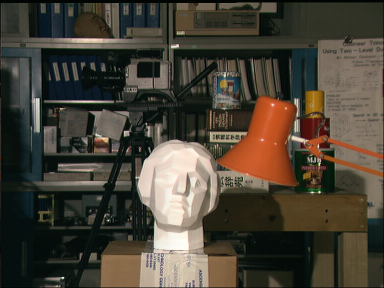
#> input picture matlab/SemiGlobalMathingImplementation-master/image_left.png, 384 x 288 px, given in place of im0.png, which was not available
$ python main_mdaSGM.py
#> lines starting #> are read from the running program, lines starting #| are printed output that depends on the picture; pictures that were not available may be replaced by others from this repository, and a replacement may not be noted
#!/usr/bin/env python3 -*- coding: utf-8 -*-
"""
Created on Thu Nov 15 12:35:53 2018
Mono-Depth Adapted SGM
@author: Max Hoedel, 2018

"""
import sys
import numpy as np
#import scipy as sp
from scipy import ndimage
import matplotlib.pyplot as plt
import matplotlib.image as img
import csv

# [5 lines of commented-out code are left out]

imL = img.imread('im0.png')
#> imL is the input picture: shape (288, 384, 3) float32; mean R, G, B 0.287, 0.261, 0.214
imR = img.imread('im1.png')
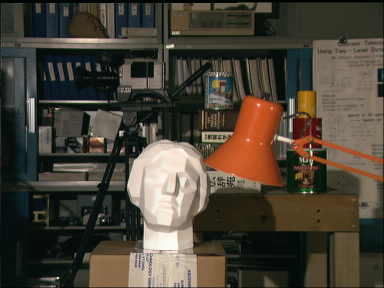
#> input picture matlab/SemiGlobalMathingImplementation-master/image_right.png, 384 x 288 px, given in place of im1.png, which was not available
#> imR is the input picture: shape (288, 384, 3) float32; mean R, G, B 0.291, 0.264, 0.216
dispGT = plt.imread('disparity_map.tiff')  # Ground trutgh
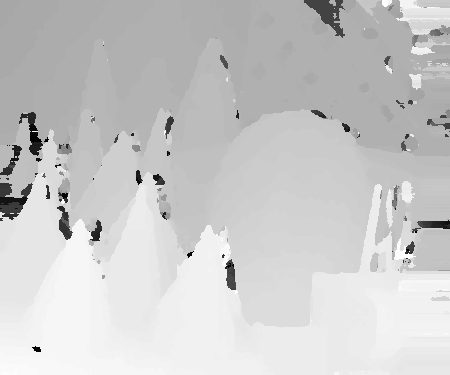
#> input picture disparity_map.tiff, 450 x 375 px
#> dispGT is the input picture: shape (375, 450); min 0, max 255, mean 201.7
# Imread appears to normalize images, resolve to original 0-255 range (opt.):
imL[:,:,:] *= 255
imR[:,:,:] *= 255

# Convert to grayscale (retain int)
# r, g, b = imL[:,:,0], imL[:,:,1], imL[:,:,2]
imL = 0.2989 * imL[:,:,0] + 0.5870 * imL[:,:,1] + 0.1140 * imL[:,:,2]
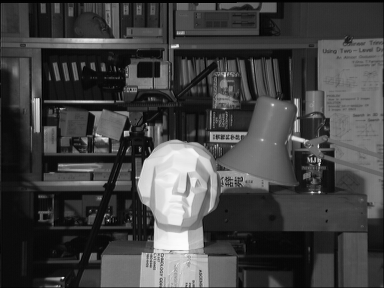
#> imL: shape (288, 384) float32; min 0, max 253, mean 67.2
imL = imL.astype(int)
imR = 0.2989 * imR[:,:,0] + 0.5870 * imR[:,:,1] + 0.1140 * imR[:,:,2]
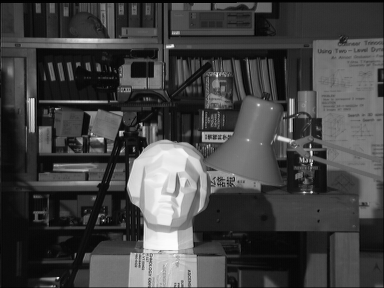
#> imR: shape (288, 384) float32; min 0, max 253.4, mean 67.9
imR = imR.astype(int)

# Downsample for processing (full, 1/2, 1/4)   Fnc: https://stackoverflow.com/questions/18666014/downsample-array-in-python
# !! Interpolation may not be correct downsampling method
#imL = ndimage.interpolation.zoom(imL, 0.125)
#imR = ndimage.interpolation.zoom(imR, 0.125)

# Display preprpcessed images:
plt.figure()
plt.imshow(imL,cmap='gray')
plt.show()

# Calculate raw cost ("use dynamic programming to force pixel matching "globally" along scanline)
# "make a decision about all matches along scanline at once"
# matching scanlines is important! "Matching by a path"
# From left to right, minimize cost SUM_x1->n c(x,y,d) along each scanline
# Scanline-wise disparity maps are generally streaky, consider homogeneity-criteria

## Define variables for SGM
r,c = np.shape(imL)
#> r = 288; c = 384
dLs = 65                # 125 should cover most movement

# Enforce odd mask size
if dLs % 2 == 0:
    print('ERROR: mask Size ("dLs") must be odd!')
    sys.exit(1)
crop = int((dLs-1)/2) # Edge handling parameter

# Determine raw pixel-wise cost and initial disparity estimate
cost = np.zeros([r,c,dLs])
cost = cost.astype(int)
minCost = np.zeros([r,c])
minCost = minCost.astype(int)
dispEst = np.zeros([r,c])
dispEst = dispEst.astype(int)

for i in range(r):
    for j in range(crop , c-crop):
        for d in range(dLs):
            cost[i,j,d] = abs(imL[i,j] - imR[i,j - crop + d])

        # Gather minimums for disparity estimation
        minCost[i,j] = min(cost[i,j])

        # Gather index of minumum,
        #ind1 = np.unravel_index(np.argmin(cost[i,j]), cost[i,j].shape)[0]
        ind1 = np.argmin(cost[i,j])
        # calc and append disparity estimate
        dispEst[i,j] = abs(crop -ind1)
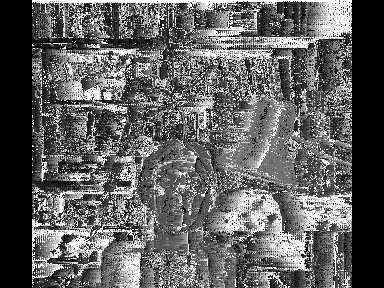
#> dispEst: shape (288, 384) int64; min 0, max 32, mean 12.2; drawn with min black and max white
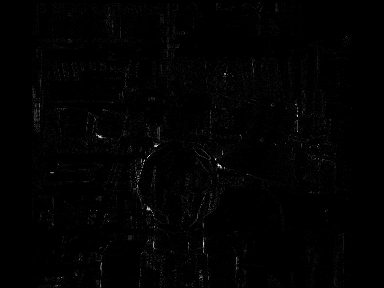
#> minCost: shape (288, 384) int64; min 0, max 53, mean 0.4; drawn with min black and max white

# PROBLEM: multiple identical minimum costs
print(cost[230,230,:])
#| [3 3 3 3 2 3 0 4 2 3 3 4 4 5 1 4 3 6 2 4 3 2 1 2 0 2 1 2 1 3 1 1 1 3 1 3 0
#|  2 0 2 1 2 2 1 3 0 1 0 2 1 1 1 1 2 1 3 1 3 2 4 3 4 3 4 3]
print(cost[231,231,:])
#| [ 2  2  1  2  1  2  0  2  1  2  1  1  1  0  0  0  1  0  2  1  1  1  1  0
#|   1  2  1  3  2  6  9 35 36 18  5  5  4  5  5  6  3  4  5  5  5  4  2  3
#|   0  2  0  1  2  0  2  1  2  1  1  0  5  0  0  0  0]
print(dispGT[230,230])
#| 209

# 8-Path implementation:

plt.figure()
plt.imshow(minCost,cmap='gray')
plt.show()

plt.figure()
plt.imshow(dispEst,cmap='gray')
plt.show()


plt.figure()
plt.imshow(dispGT,cmap='gray')
plt.show()
